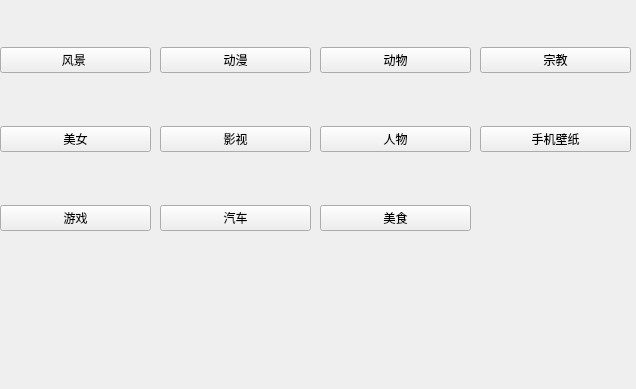
<?xml version="1.0" encoding="UTF-8"?>
<ui version="4.0">
 <class>widget</class>
 <widget class="QWidget" name="widget">
  <property name="geometry">
   <rect>
    <x>0</x>
    <y>0</y>
    <width>636</width>
    <height>389</height>
   </rect>
  </property>
  <property name="windowTitle">
   <string>Form</string>
  </property>
  <widget class="QWidget" name="gridLayoutWidget">
   <property name="geometry">
    <rect>
     <x>0</x>
     <y>0</y>
     <width>151</width>
     <height>281</height>
    </rect>
   </property>
   <layout class="QGridLayout" name="gridLayout">
    <item row="0" column="0">
     <widget class="QPushButton" name="pushButton">
      <property name="text">
       <string>风景 </string>
      </property>
     </widget>
    </item>
    <item row="1" column="0">
     <widget class="QPushButton" name="pushButton_4">
      <property name="text">
       <string>美女</string>
      </property>
     </widget>
    </item>
    <item row="2" column="0">
     <widget class="QPushButton" name="pushButton_5">
      <property name="text">
       <string>游戏</string>
      </property>
     </widget>
    </item>
   </layout>
  </widget>
  <widget class="QWidget" name="gridLayoutWidget_2">
   <property name="geometry">
    <rect>
     <x>160</x>
     <y>0</y>
     <width>151</width>
     <height>281</height>
    </rect>
   </property>
   <layout class="QGridLayout" name="gridLayout_2">
    <item row="0" column="0">
     <widget class="QPushButton" name="pushButton_2">
      <property name="text">
       <string>动漫</string>
      </property>
     </widget>
    </item>
    <item row="1" column="0">
     <widget class="QPushButton" name="pushButton_6">
      <property name="text">
       <string>影视</string>
      </property>
     </widget>
    </item>
    <item row="2" column="0">
     <widget class="QPushButton" name="pushButton_7">
      <property name="text">
       <string>汽车</string>
      </property>
     </widget>
    </item>
   </layout>
  </widget>
  <widget class="QWidget" name="gridLayoutWidget_3">
   <property name="geometry">
    <rect>
     <x>320</x>
     <y>0</y>
     <width>151</width>
     <height>281</height>
    </rect>
   </property>
   <layout class="QGridLayout" name="gridLayout_3">
    <item row="0" column="0">
     <widget class="QPushButton" name="pushButton_3">
      <property name="text">
       <string>动物</string>
      </property>
     </widget>
    </item>
    <item row="1" column="0">
     <widget class="QPushButton" name="pushButton_8">
      <property name="text">
       <string>人物</string>
      </property>
     </widget>
    </item>
    <item row="2" column="0">
     <widget class="QPushButton" name="pushButton_9">
      <property name="text">
       <string>美食</string>
      </property>
     </widget>
    </item>
   </layout>
  </widget>
  <widget class="QWidget" name="gridLayoutWidget_4">
   <property name="geometry">
    <rect>
     <x>480</x>
     <y>0</y>
     <width>151</width>
     <height>201</height>
    </rect>
   </property>
   <layout class="QGridLayout" name="gridLayout_4">
    <item row="0" column="0">
     <widget class="QPushButton" name="pushButton_10">
      <property name="text">
       <string>宗教</string>
      </property>
     </widget>
    </item>
    <item row="1" column="0">
     <widget class="QPushButton" name="pushButton_11">
      <property name="text">
       <string>手机壁纸</string>
      </property>
     </widget>
    </item>
   </layout>
  </widget>
 </widget>
 <resources/>
 <connections/>
</ui>
